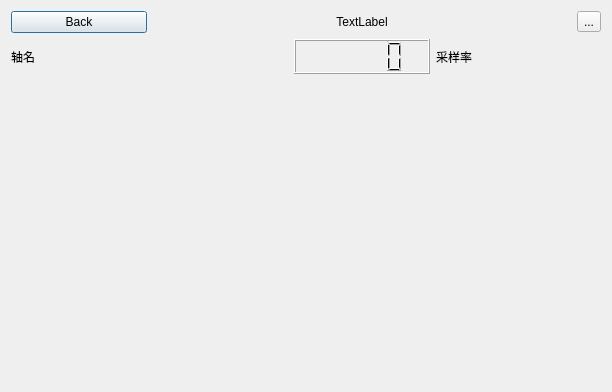
<?xml version="1.0" encoding="UTF-8"?>
<ui version="4.0">
 <class>CurWaveH</class>
 <widget class="QDialog" name="CurWaveH">
  <property name="geometry">
   <rect>
    <x>0</x>
    <y>0</y>
    <width>612</width>
    <height>392</height>
   </rect>
  </property>
  <property name="windowTitle">
   <string>实时波形</string>
  </property>
  <layout class="QGridLayout" name="gridLayout">
   <item row="0" column="0">
    <widget class="QPushButton" name="pushButton_back">
     <property name="text">
      <string>Back</string>
     </property>
    </widget>
   </item>
   <item row="0" column="1" colspan="3">
    <widget class="QLabel" name="label">
     <property name="text">
      <string>TextLabel</string>
     </property>
     <property name="alignment">
      <set>Qt::AlignCenter</set>
     </property>
    </widget>
   </item>
   <item row="0" column="4">
    <widget class="QToolButton" name="toolButton_func">
     <property name="text">
      <string>...</string>
     </property>
     <property name="checkable">
      <bool>false</bool>
     </property>
    </widget>
   </item>
   <item row="1" column="0" colspan="2">
    <widget class="QLabel" name="label_name">
     <property name="text">
      <string>轴名</string>
     </property>
    </widget>
   </item>
   <item row="1" column="2">
    <widget class="QLCDNumber" name="lcdNumber"/>
   </item>
   <item row="1" column="3" colspan="2">
    <widget class="QLabel" name="label_4">
     <property name="text">
      <string>采样率</string>
     </property>
    </widget>
   </item>
   <item row="2" column="0" colspan="5">
    <widget class="QwtPlot" name="qwtPlot">
     <property name="minimumSize">
      <size>
       <width>0</width>
       <height>301</height>
      </size>
     </property>
    </widget>
   </item>
  </layout>
 </widget>
 <customwidgets>
  <customwidget>
   <class>QwtPlot</class>
   <extends>QFrame</extends>
   <header>qwt_plot.h</header>
   <container>1</container>
  </customwidget>
 </customwidgets>
 <resources/>
 <connections/>
</ui>
